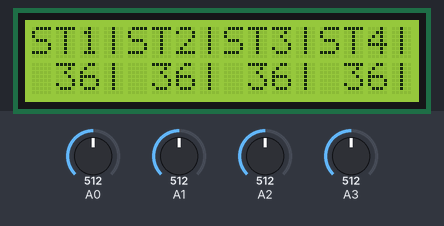
A sketch run on a simulated Arduino Uno, built with avr-gcc and run on an emulated ATmega328P. On the bench: 16×2 character LCD. Inputs (shaded band) come from the test bench; at power-on: A0 = 512, A1 = 512, A2 = 512, A3 = 512.

Above: at 1.2 s.
1.3 s: A0 set to 716
At 2.2 s:
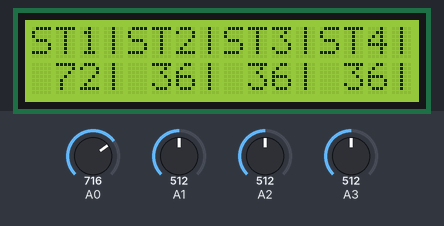
2.8 s: A1 set to 716
At 3.3 s:
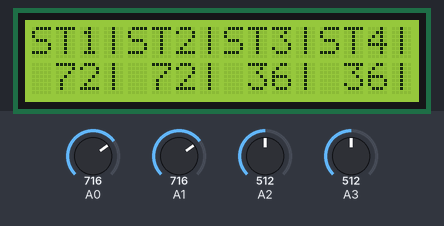
4.3 s: A2 set to 716
At 5.5 s:
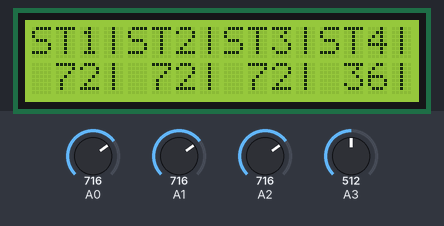
5.8 s: A3 set to 716
At 6.9 s:
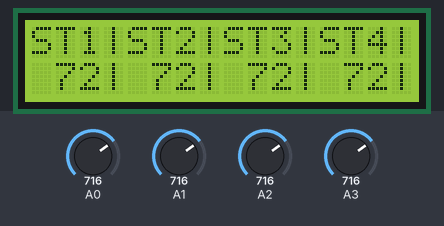
7.3 s: A0 set to 992
At 8.1 s:
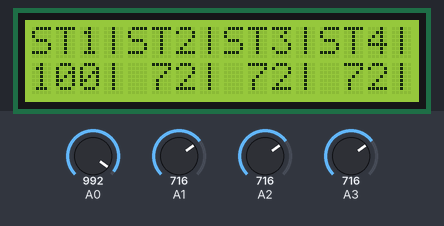
8.8 s: A1 set to 992
At 9.2 s:
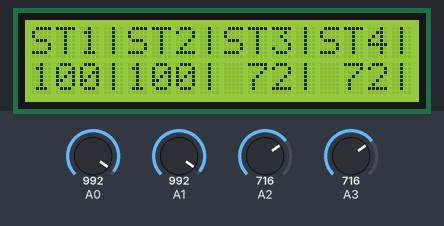
Timing chart, 0 to 11.3 s (numbered marks = the images above; inputs shaded):
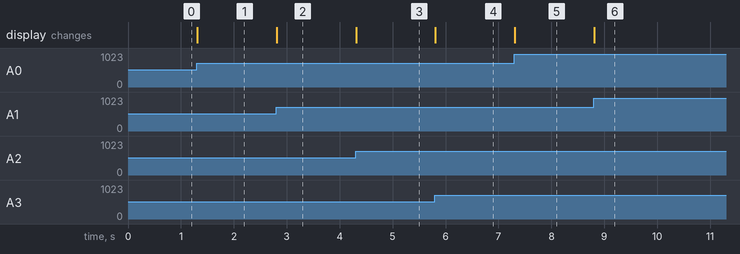

The sketch:

soil_moisture_display.ino
```cpp
// Biblioteca para controle do display LCD
#include <LiquidCrystal.h>

LiquidCrystal lcd_1(12, 11, 5, 4, 3, 2);

void setup()
{
  lcd_1.begin(16, 2);

  Serial.begin(9600);

  // Define os pinos analógicos como entrada para sensores de umidade
  pinMode(A0, INPUT);
  pinMode(A1, INPUT);
  pinMode(A2, INPUT);
  pinMode(A3, INPUT);
}

// Função que converte o valor lido do sensor em porcentagem de umidade
int calcMoisture(int value) {
  float calc = (float)(value - 300) / (876 - 300) * 100; // Mapeia o valor de 300 a 876 para 0% a 100%
  float moisture = constrain(calc, 0 , 100); // Garante que o valor fique entre 0% e 100%
  return moisture;
}

void loop()
{
  // Lê os valores analógicos dos sensores de umidade
  int analog_A0 = analogRead(A0);
  int analog_A1 = analogRead(A1);
  int analog_A2 = analogRead(A2);
  int analog_A3 = analogRead(A3);

  // Escreve os rótulos dos sensores na primeira linha do LCD
  lcd_1.setCursor(0,0);
  lcd_1.print("ST1|ST2|ST3|ST4|");

  lcd_1.setCursor(0,1);

  char row[17];

  // Formata a linha com os valores de umidade em porcentagem para cada sensor
  sprintf(
    row,
    "%3d|%3d|%3d|%3d|",
    (int)calcMoisture(analog_A0),
    (int)calcMoisture(analog_A1),
    (int)calcMoisture(analog_A2),
    (int)calcMoisture(analog_A3)
  );

  lcd_1.setCursor(0,1);

  // Exibe os valores formatados na segunda linha do LCD
  lcd_1.print(row);
}
```

Measured:
- after the input at 1.3 s, the display: changes at once (image 1)
- after the input at 2.8 s, the display: changes at once (image 2)
- after the input at 4.3 s, the display: changes at once (image 3)
- after the input at 5.8 s, the display: changes at once (image 4)
- after the input at 7.3 s, the display: changes at once (image 5)
- after the input at 8.8 s, the display: changes at once (image 6)
